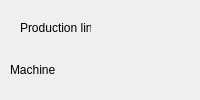
            <widget class="QWidget" name="monitor_week_page">
             <layout class="QVBoxLayout" name="verticalLayout_9">
              <property name="leftMargin">
               <number>0</number>
              </property>
              <property name="topMargin">
               <number>0</number>
              </property>
              <property name="rightMargin">
               <number>0</number>
              </property>
              <property name="bottomMargin">
               <number>0</number>
              </property>
              <item>
               <widget class="QFrame" name="frame_8">
                <property name="frameShape">
                 <enum>QFrame::NoFrame</enum>
                </property>
                <layout class="QHBoxLayout" name="horizontalLayout_8">
                 <property name="spacing">
                  <number>6</number>
                 </property>
                 <property name="leftMargin">
                  <number>10</number>
                 </property>
                 <property name="topMargin">
                  <number>10</number>
                 </property>
                 <property name="rightMargin">
                  <number>10</number>
                 </property>
                 <property name="bottomMargin">
                  <number>10</number>
                 </property>
                 <item>
                  <widget class="QFrame" name="frame_12">
                   <property name="maximumSize">
                    <size>
                     <width>180</width>
                     <height>16777215</height>
                    </size>
                   </property>
                   <property name="frameShape">
                    <enum>QFrame::NoFrame</enum>
                   </property>
                   <widget class="QTableView" name="week_plan_table_line">
                    <property name="geometry">
                     <rect>
                      <x>10</x>
                      <y>30</y>
                      <width>160</width>
                      <height>231</height>
                     </rect>
                    </property>
                    <property name="frameShape">
                     <enum>QFrame::NoFrame</enum>
                    </property>
                   </widget>
                   <widget class="QLabel" name="label_16">
                    <property name="geometry">
                     <rect>
                      <x>10</x>
                      <y>10</y>
                      <width>71</width>
                      <height>16</height>
                     </rect>
                    </property>
                    <property name="text">
                     <string>Production line</string>
                    </property>
                   </widget>
                  </widget>
                 </item>
                 <item>
                  <widget class="QWidget" name="week_plan_chart_line" native="true"/>
                 </item>
                </layout>
               </widget>
              </item>
              <item>
               <widget class="QFrame" name="frame_9">
                <property name="frameShape">
                 <enum>QFrame::NoFrame</enum>
                </property>
                <layout class="QVBoxLayout" name="verticalLayout_10">
                 <property name="spacing">
                  <number>6</number>
                 </property>
                 <property name="leftMargin">
                  <number>10</number>
                 </property>
                 <property name="topMargin">
                  <number>10</number>
                 </property>
                 <property name="rightMargin">
                  <number>10</number>
                 </property>
                 <property name="bottomMargin">
                  <number>10</number>
                 </property>
                 <item>
                  <widget class="QLabel" name="label_21">
                   <property name="maximumSize">
                    <size>
                     <width>16777215</width>
                     <height>20</height>
                    </size>
                   </property>
                   <property name="text">
                    <string>Machine</string>
                   </property>
                  </widget>
                 </item>
                 <item>
                  <widget class="QWidget" name="week_plan_chart_mc" native="true"/>
                 </item>
                </layout>
               </widget>
              </item>
             </layout>
            </widget>
